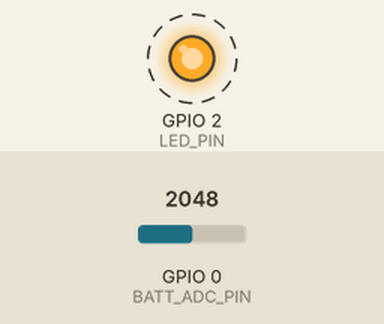
Simulated run of this sketch. Board: ESP32-C3. On the bench: output pins drawn as LEDs (lit = HIGH). Dashed ring = blinking. Inputs (shaded band) come from the test bench; at power-on: GPIO 0 (BATT_ADC_PIN) = 2048 (analog values on the 0–4095 scale). What the sketch prints to the serial monitor is not drawn.

Above: at 1.48 s.
Timing chart, 0 to 4.3 s (numbered marks = the images above):
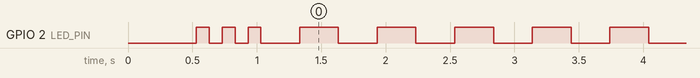

Measured:
- by itself, GPIO 2 (LED_PIN): goes LOW 0.10 s, HIGH 0.10 s, LOW 0.10 s, HIGH 0.10 s, 214 × (LOW 0.30 s, HIGH 0.30 s), then LOW

The sketch:

car_receiver.ino
```cpp
/*
 * ============================================================
 * ESP32-C3 小车端接收器固件
 * ============================================================
 *
 * 硬件平台: ESP32-C3 (SuperMini / DevKitM)
 * 通信协议: ESP-NOW (接收) + UART (转发至Arduino UNO)
 *
 * 功能:
 *   1. 接收ESP32-S3遥控器的ESP-NOW控制数据
 *   2. 解析控制数据并通过UART转发给Arduino UNO
 *   3. 回传小车状态 (电池电压/编码器速度) 给遥控器
 *   4. 心跳监测 - 遥控器断连时自动停车
 *
 * 连接关系:
 *   ESP32-C3 UART1 TX (GPIO5) → Arduino UNO D5 (SoftwareSerial RX)
 *   ESP32-C3 UART1 RX (GPIO6) ← Arduino UNO D11 (SoftwareSerial TX)
 *   ESP32-C3 GPIO2 → 状态LED (内置)
 *   ESP32-C3 GPIO0 → 电池电压ADC (ADC1_CH0)
 *
 * UART协议 (ESP32-C3 → Arduino UNO):
 *   格式: "$V<vel>,T<turn>,F<flags>*\n"
 *   示例: "$V50,T0,F0*\n"
 *   vel:   -100~100 (速度)
 *   turn:  -100~100 (转向)
 *   flags: bit0=当前模式, bit1=模式切换请求
 */

#include <esp_now.h>
#include <WiFi.h>

// ============================================================
// 引脚定义 - ESP32-C3 小车端接收器
// ============================================================

#define UART_TX_PIN    5     // GPIO5  - UART1 TX → Arduino D5
#define UART_RX_PIN    6     // GPIO6  - UART1 RX ← Arduino D11
#define LED_PIN        2     // GPIO2  - 状态LED (内置)
#define BATT_ADC_PIN   0     // GPIO0  - 电池电压 (ADC1_CH0)

// ============================================================
// ESP-NOW 配置
// ============================================================

uint8_t REMOTE_MAC[] = {0x9C, 0x13, 0x9E, 0xA9, 0xB7, 0x18};

#define ESP_NOW_CHANNEL 1

// ============================================================
// 系统参数
// ============================================================

#define HEARTBEAT_TIMEOUT   1000
#define STATUS_SEND_INTERVAL 200
#define UART_BAUD           9600
#define BATT_DIVIDER_RATIO  0.32f
#define ADC_RANGE           4095

// ============================================================
// 数据包定义 (与遥控器端一致)
// ============================================================

#define PKT_HEADER     0xAA
#define PKT_CTRL       0x01
#define PKT_HEARTBEAT  0x03

#define FLAG_AUTO_MODE 0x01

typedef struct {
    uint8_t header;
    uint8_t type;
    int8_t  velocity;
    int8_t  turn;
    uint8_t flags;
    uint8_t checksum;
} __attribute__((packed)) ControlPacket;

typedef struct {
    uint8_t header;
    uint8_t type;
    uint8_t batteryVx10;
    int8_t  encSpeedL;
    int8_t  encSpeedR;
    uint8_t statusFlags;
    uint8_t checksum;
} __attribute__((packed)) StatusPacket;

// ============================================================
// 全局变量
// ============================================================

bool espNowReady = false;
bool remoteOnline = false;
unsigned long lastRemoteTime = 0;
unsigned long lastStatusSend = 0;

ControlPacket lastCmd = {};
bool hasNewCmd = false;

float batteryVoltage = 12.0f;

int8_t arduinoEncL = 0;
int8_t arduinoEncR = 0;

// ============================================================
// 校验和计算
// ============================================================

uint8_t calcChecksum(const uint8_t *data, int len) {
    uint8_t cs = 0;
    for (int i = 0; i < len; i++) {
        cs ^= data[i];
    }
    return cs;
}

// ============================================================
// ESP-NOW 接收回调
// ============================================================

void onRecv(const uint8_t *mac_addr, const uint8_t *data, int len) {
    if (len != sizeof(ControlPacket)) return;

    ControlPacket pkt;
    memcpy(&pkt, data, sizeof(pkt));

    if (pkt.header != PKT_HEADER) return;

    uint8_t cs = calcChecksum((uint8_t *)&pkt, sizeof(pkt) - 1);
    if (cs != pkt.checksum) {
        Serial.println("[ESP-NOW] 校验失败");
        return;
    }

    lastRemoteTime = millis();
    remoteOnline = true;

    if (pkt.type == PKT_CTRL) {
        memcpy(&lastCmd, &pkt, sizeof(pkt));
        hasNewCmd = true;
    }
}

// ============================================================
// ESP-NOW 发送回调
// ============================================================

void onSend(const uint8_t *macAddr, esp_now_send_status_t status) {
}

// ============================================================
// ESP-NOW 初始化
// ============================================================

bool initEspNow() {
    WiFi.mode(WIFI_STA);

    if (esp_now_init() != ESP_OK) {
        Serial.println("[ESP-NOW] 初始化失败!");
        return false;
    }

    esp_now_register_recv_cb(onRecv);
    esp_now_register_send_cb(onSend);

    esp_now_peer_info_t peerInfo = {};
    memcpy(peerInfo.peer_addr, REMOTE_MAC, 6);
    peerInfo.channel = ESP_NOW_CHANNEL;
    peerInfo.encrypt = false;

    if (esp_now_add_peer(&peerInfo) != ESP_OK) {
        Serial.println("[ESP-NOW] 添加对端失败!");
        return false;
    }

    Serial.println("[ESP-NOW] 初始化成功");
    Serial.print("[ESP-NOW] 本机MAC: ");
    Serial.println(WiFi.macAddress());
    Serial.printf("[ESP-NOW] 目标MAC: %02X:%02X:%02X:%02X:%02X:%02X\n",
                  REMOTE_MAC[0], REMOTE_MAC[1], REMOTE_MAC[2],
                  REMOTE_MAC[3], REMOTE_MAC[4], REMOTE_MAC[5]);

    return true;
}

// ============================================================
// UART 初始化
// ============================================================

void initUart() {
    Serial1.begin(UART_BAUD, SERIAL_8N1, UART_RX_PIN, UART_TX_PIN);
    Serial.println("[UART1] 初始化完成");
    Serial.printf("[UART1] TX=GPIO%d, RX=GPIO%d, Baud=%d\n",
                  UART_TX_PIN, UART_RX_PIN, UART_BAUD);
}

// ============================================================
// 向 Arduino UNO 发送控制命令
// ============================================================

void sendToArduino(int8_t vel, int8_t turn, uint8_t flags) {
    Serial1.printf("$V%d,T%d,F%d*\n", vel, turn, flags);
}

// ============================================================
// 从 Arduino UNO 读取状态数据
// ============================================================

void readFromArduino() {
    while (Serial1.available()) {
        String line = Serial1.readStringUntil('\n');
        line.trim();

        if (line.startsWith("#E")) {
            int commaL = line.indexOf(',', 2);
            int commaR = line.indexOf(',', commaL + 1);
            if (commaL > 0 && commaR > 0) {
                arduinoEncL = (int8_t)line.substring(2, commaL).toInt();
                arduinoEncR = (int8_t)line.substring(commaL + 1, commaR).toInt();
            }
        }
    }
}

// ============================================================
// 电池电压检测
// ============================================================

void checkBattery() {
    int raw = analogRead(BATT_ADC_PIN);
    float adcVoltage = raw * (3.3f / ADC_RANGE);
    batteryVoltage = adcVoltage / BATT_DIVIDER_RATIO;
}

// ============================================================
// 向遥控器回传状态
// ============================================================

void sendStatusToRemote() {
    if (!espNowReady) return;

    StatusPacket pkt = {};
    pkt.header      = 0xBB;
    pkt.type        = 0x01;
    pkt.batteryVx10 = (uint8_t)constrain((int)(batteryVoltage * 10), 0, 255);
    pkt.encSpeedL   = arduinoEncL;
    pkt.encSpeedR   = arduinoEncR;
    pkt.statusFlags = remoteOnline ? 0x01 : 0x00;
    pkt.checksum    = calcChecksum((uint8_t *)&pkt, sizeof(pkt) - 1);

    esp_now_send(REMOTE_MAC, (uint8_t *)&pkt, sizeof(pkt));
}

// ============================================================
// 状态LED控制
// ============================================================

void updateStatusLed() {
    static unsigned long lastToggle = 0;
    static bool ledState = false;

    if (!remoteOnline) {
        if (millis() - lastToggle > 300) {
            ledState = !ledState;
            digitalWrite(LED_PIN, ledState);
            lastToggle = millis();
        }
    } else if (lastCmd.flags & FLAG_AUTO_MODE) {
        if (millis() - lastToggle > 800) {
            ledState = !ledState;
            digitalWrite(LED_PIN, ledState);
            lastToggle = millis();
        }
    } else {
        digitalWrite(LED_PIN, HIGH);
    }
}

// ============================================================
// 初始化
// ============================================================

void setup() {
    Serial.begin(115200);
    delay(500);

    Serial.println(F("========================================"));
    Serial.println(F("  ESP32-C3 小车端接收器"));
    Serial.println(F("  通信: ESP-NOW + UART"));
    Serial.println(F("========================================"));

    analogReadResolution(12);
    analogSetAttenuation(ADC_11db);

    pinMode(LED_PIN, OUTPUT);
    digitalWrite(LED_PIN, LOW);

    initUart();

    espNowReady = initEspNow();

    if (!espNowReady) {
        Serial.println("[错误] ESP-NOW 初始化失败!");
        while (1) {
            digitalWrite(LED_PIN, !digitalRead(LED_PIN));
            delay(100);
        }
    }

    Serial.println("[初始化] 系统就绪");
    Serial.printf("[重要] 请修改 REMOTE_MAC 为遥控器ESP32-S3的MAC地址!\n");
    Serial.printf("  本机MAC: %s\n", WiFi.macAddress().c_str());

    for (int i = 0; i < 3; i++) {
        digitalWrite(LED_PIN, HIGH);
        delay(100);
        digitalWrite(LED_PIN, LOW);
        delay(100);
    }

    delay(200);
}

// ============================================================
// 主循环
// ============================================================

void loop() {
    unsigned long now = millis();

    if (remoteOnline && (now - lastRemoteTime > HEARTBEAT_TIMEOUT)) {
        remoteOnline = false;
        Serial.println("[状态] 遥控器离线! 自动停车");
        sendToArduino(0, 0, 0);
    }

    if (hasNewCmd) {
        hasNewCmd = false;

        int8_t vel   = lastCmd.velocity;
        int8_t turn  = lastCmd.turn;
        uint8_t flags = lastCmd.flags;

        sendToArduino(vel, turn, flags);

        static unsigned long lastCmdPrint = 0;
        if (now - lastCmdPrint > 500) {
            Serial.printf("[CMD] V=%d T=%d F=0x%02X\n", vel, turn, flags);
            lastCmdPrint = now;
        }
    }

    readFromArduino();

    static unsigned long lastBattCheck = 0;
    if (now - lastBattCheck > 2000) {
        checkBattery();
        lastBattCheck = now;
    }

    if (now - lastStatusSend >= STATUS_SEND_INTERVAL) {
        sendStatusToRemote();
        lastStatusSend = now;
    }

    static unsigned long lastStatusPrint = 0;
    if (now - lastStatusPrint >= 3000) {
        Serial.println(F("========== 接收器状态 =========="));
        Serial.printf("  遥控器在线: %s\n", remoteOnline ? "是" : "否");
        Serial.printf("  电池电压: %.2fV\n", batteryVoltage);
        Serial.printf("  编码器L: %d, R: %d\n", arduinoEncL, arduinoEncR);
        Serial.println(F("================================"));
        lastStatusPrint = now;
    }

    updateStatusLed();
}
```
